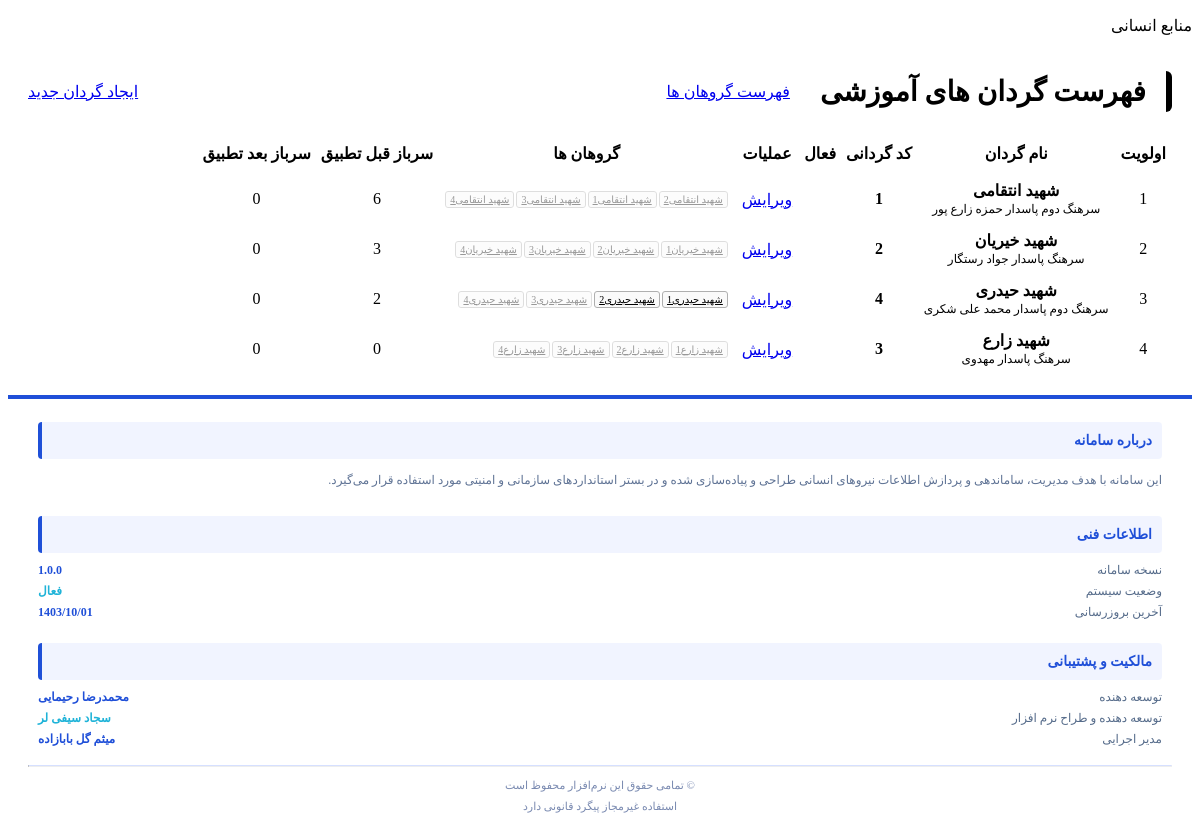
Before: /b/ (signed in) with the older database file.
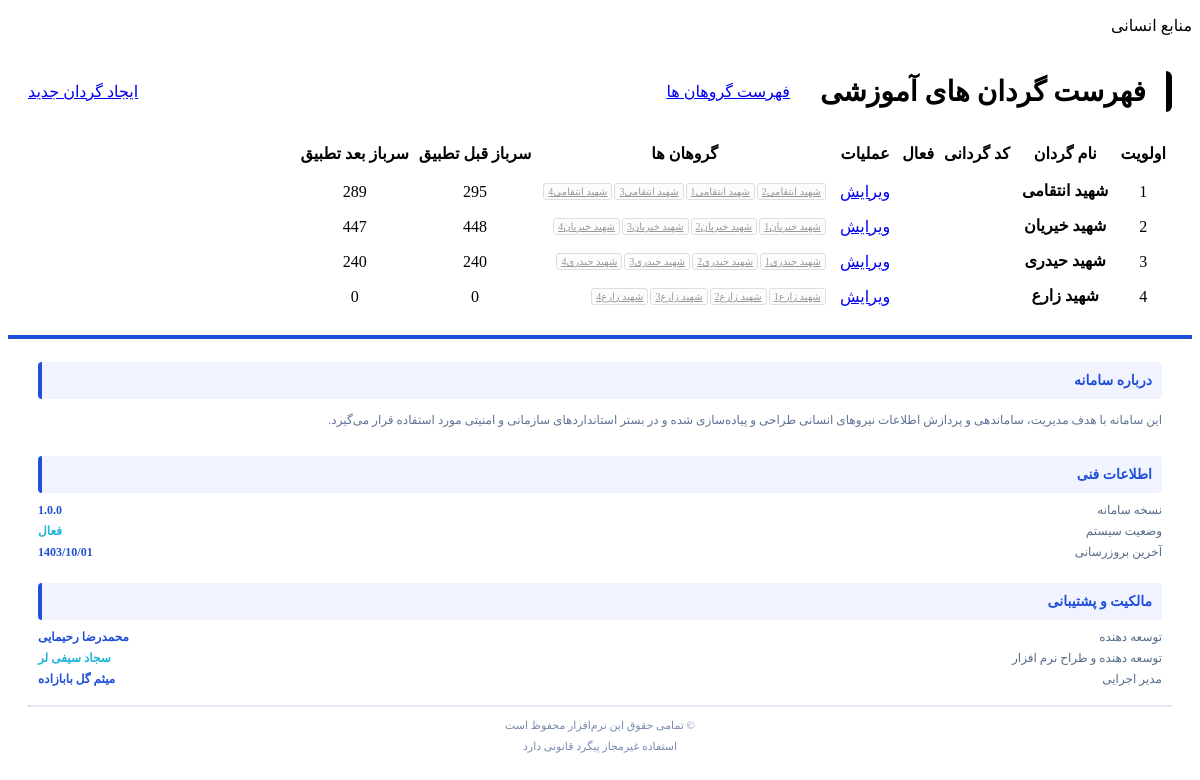
After: the same page with the newer database file.
### battalions/models.py (models this page shows, shortened)
class battalion(models.Model):
    name = models.CharField(max_length=150, verbose_name='نام گردان')
    commander = models.CharField(max_length=100, null=True, blank=True,default='',verbose_name='فرمانده گردان')
    is_active = models.BooleanField(default=False, verbose_name='فعال/غیرفعال')
    order = models.IntegerField(null=True, blank=True, verbose_name='اولویت مرتب سازی')
    gcode = models.CharField(max_length=150 ,null=True,blank=True,default='', verbose_name='کد گردانی')
    @property
    def grohans(self):
        return list(battalion_group.objects.filter(gordan=self))
    @property
    def soldiers_counts_after_tatbigh(self):
        Soldier = apps.get_model('soldiers', 'Soldier')
        return Soldier.objects.filter(t_Gordan__pk=self.pk).count()
    @property
    def soldiers_counts_before_tatbigh(self):
        Soldier = apps.get_model('soldiers', 'Soldier')
        return Soldier.objects.filter(Gordan__pk=self.pk).count()
    class Meta:
        verbose_name = "گردان"
        verbose_name_plural = "گردان ها"
    def __str__(self):
        return self.name

class battalion_group(models.Model):
    name = models.CharField(max_length=150, verbose_name='نام گروهان')
    commander = models.CharField(max_length=100,blank=True,null=True,default='', verbose_name='فرمانده گروهان')
    gordan = models.ForeignKey(battalion, on_delete=models.CASCADE, verbose_name='گردان')
    is_active = models.BooleanField(default=False, verbose_name='فعال/غیرفعال')
    status_types_data = models.JSONField(default=dict,blank=True,verbose_name="نوع برگه اعزام")
    zirediplom = models.BooleanField(default=False, verbose_name='زیر دیپلم')
    diplom = models.BooleanField(default=False, verbose_name='دیپلم')
    ofghdiplom = models.BooleanField(default=False, verbose_name='فوق دیپلم')
    lisans = models.BooleanField(default=False, verbose_name='لیسانس')
    ofghlisans = models.BooleanField(default=False, verbose_name='فوق لیسانس')
    doctra = models.BooleanField(default=False, verbose_name='دکترا')
    shie = models.BooleanField(default=False, verbose_name='شیعه')
    ahle_tasnon = models.BooleanField(default=False, verbose_name='اهل تسنن')
    zarfiat = models.CharField(max_length=250, verbose_name='ظرفیت گروهان')
    takmilzarmit = models.BooleanField(default=False, verbose_name='تکمیل بودن ظرفیت')
    order = models.IntegerField(null=True, blank=True, verbose_name='اولویت مرتب سازی')
    salemm = models.BooleanField(default=False, verbose_name='سالم')
    moafazrazm = models.BooleanField(default=False, verbose_name='معاف ازرزم')
    gorehbe = models.BooleanField(default=False, verbose_name='گروه ب')
    moafazrazm_gorehbe = models.BooleanField(default=False, verbose_name='معاف از رزم + گروه ب')
    zarfiat_total = models.CharField(max_length=250, verbose_name='ظرفیت گروهان کل', null=True, blank=True)
    class Meta:
        verbose_name = "گروهان"
        verbose_name_plural = "گروهان ها"
    def __str__(self):
        return self.name + self.gordan.name

### battalions/views.py (the view)
# urls.py: path('b/', views.MainViewBattalion.as_view(), name='all-Battalion'),
class MainViewBattalion(LoginRequiredMixin, View):
    def get(self, request):
        gordan , _ = battalion_and_groups_allowed(request.user)
        gordan = gordan.order_by('-is_active','order')
        cx = { 'gordan': gordan }
        return render(request, 'battalions/gordan_list.html', cx)

### ensani_soldires_management/access.py (called while the page is built, shortened)
def get_user_battalions(user):
    if not user.is_authenticated:
        return battalion.objects.none().order_by('gcode')
    if user.is_staff:
        return battalion.objects.all().order_by('gcode')

def get_user_battalion_groups(user):
    if not user.is_authenticated:
        return battalion_group.objects.none().order_by('name')
    if user.is_staff:
        return battalion_group.objects.all().order_by('name')

def battalion_and_groups_allowed(user):
    battalions = get_user_battalions(user)
    groups = get_user_battalion_groups(user).select_related('gordan').order_by('name')
    return battalions,groups

def create_access_tree(battalions_allowed,groups_allowed):
    nodes = [{ 'title':'همه گردان ها', 'q':f'b=all' }]
    for b in battalions_allowed:
        children = [{ 'title':'همه گروهان ها', 'q':f'b={b.id}&g=all' }]
        for g in groups_allowed:
            if g.gordan.id == b.id:
                children.append({ 'title':f'گروهان {g.name}', 'q':f'g={g.id}' })
        nodes.append({ 'title':str(b),'q':f'b={b.id}','children': children })
    return nodes

### battalions/templates/battalions/gordan_list.html (shortened to what this page needs)
{% extends 'shared/_PanelMain.html' %}
{% load static %}
{% block main %}
<div class="card">
    <div class="card-header">
        <h1 class="card-title">فهرست گردان های آموزشی</h1>
        <a class="btn  btn-primary" href="{% url 'MainViewBattalionGroup'  %}">
            <span>فهرست گروهان ها</span>
        </a>
        <a class="btn  btn-warning" href="{% url 'BattalionCreate'  %}">
            <span>ایجاد گردان جدید</span>
        </a>
    </div>
    <div class="card-body no-padding">
        <table class="table">
            <tbody>
            <tr>
                <th>اولویت</th>
                <th class="text-right">نام گردان</th>
                <th>کد گردانی</th>
                <th>فعال</th>
                <th>عملیات</th>
                <th>گروهان ها</th>
                <th>سرباز قبل تطبیق</th>
                <th>سرباز بعد تطبیق</th>
            </tr>
            {% for g in gordan %}
                <tr>
                    <td>{{ g.order }}</td>
                    <td  class="text-right">
                        <strong>{{ g.name }}</strong>
                        <div class="fooname" style="font-size: 12px;margin-top: 2px;">{{g.commander}}</div>
                    </td>
                    <td><strong>{{ g.gcode }}</strong></td>
                    <td class="{{g.is_active|yesno:'text-success,text-danger'}}">
                    </td>
                    <td>
                        <a class="btn btn-primary" href="{% url 'BattalionUpdate' pk=g.pk %}">
                            ویرایش
                        </a>
                    </td>
                     <td>
                        <div class="setting-list">
                            {% for g in g.grohans %}
                                <a
                                    href="{% url 'BattalionGroupUpdate' pk=g.pk %}"
                                    class="setting-item grohan-item {% if g.is_active %}is-active{% endif %}"
                                    >
                                    {{ g }}
                                </a>
                            {% empty %}
                                <div class="text-muted text-center">گروهانی ثبت نشده</div>
                            {% endfor %}
                        </div>
                    </td>
                    <td><span >{{g.soldiers_counts_before_tatbigh}}</span></td>
                    <td><span >{{g.soldiers_counts_after_tatbigh}}</span></td>
                </tr>
            {% endfor %}
            </tbody>
        </table>
    </div>
</div>
{% endblock %}

### templates/shared/_PanelMain.html (shortened to what this page needs)
{% load render_partial %}
<!DOCTYPE html>
<html dir="rtl" lang="fa">
<head>
</head>
<body class="hold-transition skin-blue sidebar-mini">
<div class="wrapper">
    <div class="content-wrapper">
        <section class="content-header">
        <div class="head_p">
            <p>منابع انسانی</p>
        </div>
        <section class="content container-fluid">
            {% block main %}no data{% endblock %}
        </section>
    </div>
    {% include "./_FooterPanel.html" %}
</div>
</body>
</html>

### templates/shared/_FooterPanel.html (shortened to what this page needs)
<footer class="main-footer">
    <div class="software-footer">
        <div class="row">
            <div class="col-md-4 footer-section">
                <h5>
                    درباره سامانه
                </h5>
                <p>
                    این سامانه با هدف مدیریت، ساماندهی و پردازش اطلاعات
                    نیروهای انسانی طراحی و پیاده‌سازی شده و در بستر
                    استانداردهای سازمانی و امنیتی مورد استفاده قرار می‌گیرد.
                </p>
            </div>
            <div class="col-md-4 footer-section">
                <h5>
                    اطلاعات فنی
                </h5>
                <ul class="footer-list">
                    <li>
                        <span>نسخه سامانه</span>
                        <strong>1.0.0</strong>
                    </li>
                    <li>
                        <span>وضعیت سیستم</span>
                        <span class="status-ok">فعال</span>
                    </li>
                    <li>
                        <span>آخرین بروزرسانی</span>
                        <strong>1403/10/01</strong>
                    </li>
                </ul>
            </div>
            <div class="col-md-4 footer-section">
                <h5>
                    مالکیت و پشتیبانی
                </h5>
                <ul class="footer-list">
                    <li>
                        <span>توسعه دهنده</span>
                        <strong>محمدرضا رحیمایی</strong>
                    </li>
                    <li>
                        <span>توسعه دهنده و طراح نرم افزار</span>
                        <span class="status-ok">سجاد سیفی لر</span>
                    </li>
                    <li>
                        <span>مدیر اجرایی</span>
                        <strong>میثم گل بابازاده</strong>
                    </li>
                </ul>
            </div>
        </div>
        <hr class="footer-hr">
        <div class="footer-bottom">
            <span>© تمامی حقوق این نرم‌افزار محفوظ است</span>
            <span>استفاده غیرمجاز پیگرد قانونی دارد</span>
        </div>
    </div>
</footer>

### templates/shared/_FooterReferences.html (shortened to what this page needs)
{% load static %}

### battalions/templates/battalions/gordan_list.html (style rules this page uses)
.table th { font-size: 16px; padding: 10px 4px !important; text-align: center; }
html body table.table tr td { padding: 6px !important ; text-align: center; }
.setting-item { display: inline-block; padding: 2px 4px; border-radius: 3px; background-color: #fafafa; border: 1px solid #afafaf; color: black; font-size: 10px; direction: ltr; }
.setting-list { gap: 2px; display: flex; align-items: center; justify-content: start; flex-wrap: wrap; }
.btn { border-radius: 6px !important; }
.grohan-item { opacity: 0.4; }
.card { background-color: white; border-radius: 10px; padding: 20px; }
.card-title { text-align: center; margin: 0; padding: 4px 20px; font-size: 28px; border-right: 6px solid black; border-radius: 0 6px 6px 0 ; color: black; font-weight: bold; }
.card-header { display: flex; align-items: center; justify-content: space-between; margin-bottom: 20px; gap: 10px; }

### templates/shared/_FooterPanel.html (style rules this page uses)
.software-footer { color: #556b8a; font-size: 12px; padding: 0 20px; }
.footer-section { padding: 0 10px; }
.software-footer h5 { font-size: 14px; font-weight: 700; margin-bottom: 10px; color: #1f4fd8; display: flex; align-items: center; justify-content: space-between; gap: 6px; text-align: center; background-color: #4173fc13; border-left:4px solid #1f50d8; border-radius: 4px; padding: 10px; }
.footer-section p { line-height: 1.9; margin: 0 0 8px; color: #5f7395; }
.footer-list { list-style: none; padding: 0; margin: 0; }
.footer-list li { margin-bottom: 6px; display: flex; justify-content: space-between; }
.footer-list li strong { color: #1f4fd8; }
.status-ok { color: #1fb3d8ff; font-weight: 700; }
.footer-hr { margin: 18px 0 12px; border-top: 1px solid #d6e0ff; }
.footer-bottom { font-size: 11px; color: #6b7da8; display: flex; justify-content: center; align-items: center; flex-direction: column; gap: 4px; }
.footer-bottom span { opacity: 0.9; }
.main-footer { border-top: 4px solid #1f4fd8; padding-top: 0; padding-bottom:0 ; }

Changed rows visible on the page:
changed battalion "شهید انتقامی": soldiers_counts_before_tatbigh "6" → "295"; soldiers_counts_after_tatbigh "0" → "289"; commander "سرهنگ دوم پاسدار حمزه زارع پور" → (not shown); gcode "1" → (not shown)
changed battalion "شهید خیریان": soldiers_counts_before_tatbigh "3" → "448"; soldiers_counts_after_tatbigh "0" → "447"; commander "سرهنگ پاسدار جواد رستگار" → (not shown); gcode "2" → (not shown)
changed battalion "شهید حیدری": soldiers_counts_before_tatbigh "2" → "240"; soldiers_counts_after_tatbigh "0" → "240"; commander "سرهنگ دوم پاسدار محمد علی شکری" → (not shown); gcode "4" → (not shown)
changed battalion_group "1شهید حیدری": is_active True → False (drawn)
changed battalion_group "2شهید حیدری": is_active True → False (drawn)
changed battalion "شهید زارع": commander "سرهنگ پاسدار مهدوی" → (not shown); gcode "3" → (not shown)
